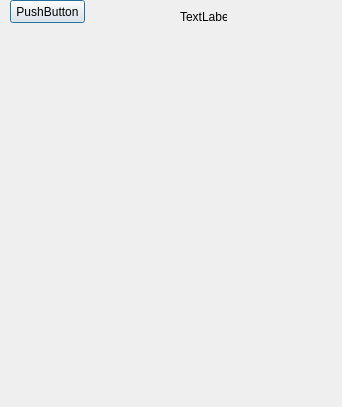
<?xml version="1.0" encoding="UTF-8"?>
<ui version="4.0">
 <class>customerfavoritpage</class>
 <widget class="QDialog" name="customerfavoritpage">
  <property name="geometry">
   <rect>
    <x>0</x>
    <y>0</y>
    <width>342</width>
    <height>407</height>
   </rect>
  </property>
  <property name="windowTitle">
   <string>Dialog</string>
  </property>
  <property name="styleSheet">
   <string notr="true">background-image: url(:/imagestart/pic/bcap2.jpg);</string>
  </property>
  <widget class="QLabel" name="label">
   <property name="geometry">
    <rect>
     <x>180</x>
     <y>10</y>
     <width>47</width>
     <height>13</height>
    </rect>
   </property>
   <property name="text">
    <string>TextLabel</string>
   </property>
  </widget>
  <widget class="QPushButton" name="pushButton">
   <property name="geometry">
    <rect>
     <x>10</x>
     <y>0</y>
     <width>75</width>
     <height>23</height>
    </rect>
   </property>
   <property name="text">
    <string>PushButton</string>
   </property>
  </widget>
 </widget>
 <resources/>
 <connections/>
</ui>
